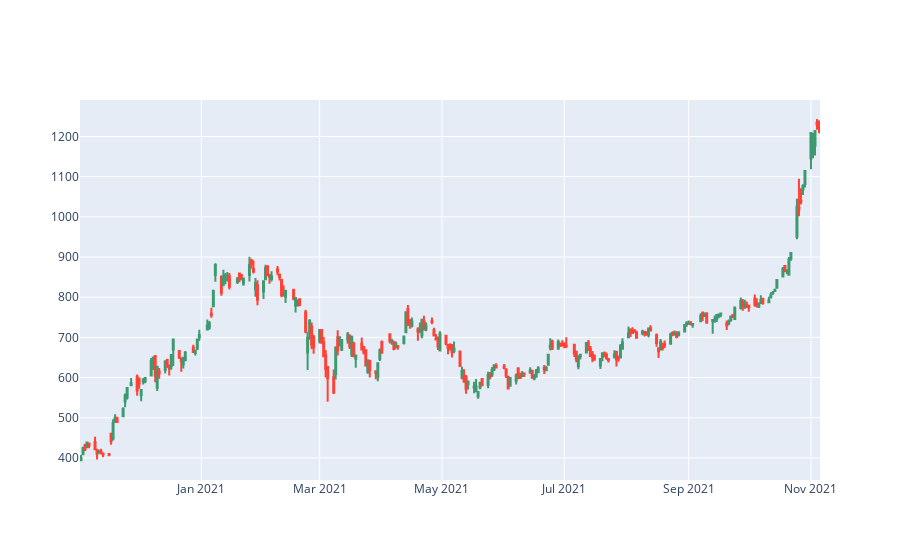

Write notebook code for a chart like this one.
### Code cell
import numpy as np
import pandas
import pprint
import yfinance as yf
from matplotlib import pyplot as plt
import plotly.graph_objects as go
import nest_asyncio
import twint

def ratioCalculator(dataframe):
    ratio = []
    # given a twint dataframe, calculate likes/() and append list to dataframe
    dataframe.join(ratio)

def dateList(start, end):
    #set the date for twint and yfinance
    date = [start, end]
    return date

def twitterStock(user, ticker, date):
    #given a user/date/ticker generate plot

    c = twint.Config()
    c.Username = user
    #c.Search = "tesla"
    #c.Filter_retweet = True
    #c.Min_likes = 100000
    c.Since = date[0]
    c.Until = date[1]
    c.Pandas = True

    # Run
    twint.run.Search(c)
    Tweets_df = twint.storage.panda.Tweets_df
    print(Tweets_df['date'])

    teslaData = yf.Ticker(ticker)
    old = teslaData.history(start=date[0], end=date[1])
    old.head()

    old = old.reset_index()

    for i in ['Open', 'High', 'Close', 'Low']:
        old[i] = old[i].astype('float64')

    fig = go.Figure(data=[go.Candlestick(x=old['Date'],
        open=old['Open'],
        high=old['High'],
        low=old['Low'],
        close=old['Close'],
        hovertext=Tweets_df['tweet'],
        hoverinfo=["text"])])
    fig.update_layout(xaxis_rangeslider_visible=False)
    fig.show()
    print("plot generated")

def main():
    # twint fix via "https://github.com/twintproject/twint/issues/1242"
    nest_asyncio.apply()

    #c = twint.Config()
    #c.Username = "elonmusk"
    ##c.Search = "tesla"
    ##c.Filter_retweet = True
    ##c.Min_likes = 100000
    #c.Since = "2020-4-1"
    #c.Until = "2020-5-31"
    #c.Pandas = True

    ## Run
    #twint.run.Search(c)
    #Tweets_df = twint.storage.panda.Tweets_df
    #print(Tweets_df['date'])

    #teslaData = yf.Ticker('TSLA')
    #old = teslaData.history(start="2020-4-1", end="2020-5-31")
    #old.head()

    #old = old.reset_index()

    #for i in ['Open', 'High', 'Close', 'Low']:
    #    old[i] = old[i].astype('float64')

    #fig = go.Figure(data=[go.Candlestick(x=old['Date'],
    #    open=old['Open'],
    #    high=old['High'],
    #    low=old['Low'],
    #    close=old['Close'],
    #    hovertext=Tweets_df['tweet'],
    #    hoverinfo=["text"])])
    #fig.update_layout(xaxis_rangeslider_visible=False)
    #fig.show()

    user = "elonmusk"
    ticker = 'TSLA'
    date = ["2020-11-1","2021-11-7"]
    twitterStock(user, ticker, date)

if __name__ == "__main__":
    main()

### Figure 1 — Plotly figure (JSON) as saved in the notebook; plotly's stock layout.template omitted (floating-point values rounded to 4 significant figures; data arrays with more than 128 entries replaced by an {"elided": "..."} marker saying what was removed)
{"data": [{"close": {"elided": "256 float values"}, "high": {"elided": "256 float values"}, "hoverinfo": ["text"], "hovertext": ["@TrungTPhan 🤣🤣", "@Rainmaker1973 Tesla Autopilot spends a lot of effort on minimizing jerk", "Roll them 🎲 🎲  https://t.co/F2rXGcz964", "* abide(n)", "Note, I do not take a cash salary or bonus from anywhere. I only have stock, thus the only way for me to pay taxes personally is to sell stock.", "I will abide by the results of this poll, whichever way it goes", "@lifeplusreward @BillyM2k Wrath of the Khans @HardcoreHistory", "Much is made lately of unrealized gains being a means of tax avoidance, so I propose selling 10% of my Tesla stock.  Do you support this?", "@BillyM2k I say this frequently", "@teslaownersSV Haha true! The top alternate name, if we couldn’t acquire the Tesla Motors trademark, was Faraday, which a competitor ended up using.", "@WholeMarsBlog Some late-breaking issues with 10.4. We’re deploying a patch to internal beta vehicles around 3am tomorrow.   If that goes well, we may be able to release 10.4 to external beta vehicles on Sunday. Many good improvements.", "@dogeofficialceo @BillyM2k 🤣", "@RealSkyWatcher @thesheetztweetz 🤣🤣", "@DrEliDavid Seems that way. Publishing their transaction ledger would clarify matters.", "@Jon4Lakers @Tesla We will post finer-grained details of software improvements going forward", "@koolio @Jon4Lakers @Tesla Exactly. Improved memory will cause predictions to converge &amp; reduce jitter.", "@BillyM2k Hype^Hype", "@Teslarati @Writer_01001101 In the future, any Tesla you use will automatically sync to your preferences", "@thesheetztweetz  https://t.co/deqktTvS3U", "@BLKMDL3 @Jon4Lakers @Tesla Probable", "@Jon4Lakers @Tesla Neural net upgrades coming that improve persistence across time &amp; space (better object permanence)", "@alp_cp @GerberKawasaki 🧐", "@teslaownersSV Cool :)", "@GerberKawasaki Not yet. They should just post their transaction ledger. Must be somewhere.", "And Mars  https://t.co/geLbxjAlsw", "@robxlynx Haha true", "@BillyM2k So are tunnels", "Yup, even the moon  https://t.co/o9GrgL4hpe", "@BillyM2k ☺️", "@BillyM2k 👏", "@teslaownersSV !", "@BillyM2k How about my lil doge Floki? He would make a great CEO! His judgment is 🤌.", "@Tesmanian_com What they are doing is just not right", "@Tesmanian_com sigh", "@BillyM2k Me!", "@arstechnica 💯", "@teslaownersSV You’re welcome!  If any of this is based on Hertz, I’d like to emphasize that no contract has been signed yet.  Tesla has far more demand than production, therefore we will only sell cars to Hertz for the same margin as to consumers.  Hertz deal has zero effect on our economics.", "Humankind 煮豆燃豆萁 豆在釜中泣 本是同根生 相煎何太急", "@HardcoreHistory Almost finished Jünger’s Storm of Steel. Intense. Great book.", "@shiraeis @BillyM2k It’s simulations all the way down, until eventually it’s just 1 bit", "@BillyM2k - Everything on the Internet is true! - Externalize responsibility! - If you are able to do this, buy crypto!", "@PPathole @SpaceX Absolutely", "@flcnhvy @adamhoov @Forbes He talks like an NPC with a limited dialogue tree", "@dogeofficialceo @Forbes 🤣", "@adamhoov @Forbes Srsly", "@Forbes He looks good even for a 200-year-old!", "@RenataKonkoly @Forbes Both of those factories failed &amp; shut down long ago. Strange thing to brag about.", "@Forbes Literally can’t tell if this is real or deep fake 🤣🤣🤣", "@MartinKulldorff @joerogan @DrJBhattacharya Should be a term limit for these appointees", "@silverph @ring @TOCNYS @Tesla @TeslaNY 🤣", "Trial program for opening Tesla Superchargers to other EVs has begun", "@SpacePadreIsle Thanks!", "@Tesmanian_com Sanjay deserves a lot of credit for making X/PayPal succeed. Now helping SpaceX serve rural communities in India. Much respect.", "@ashleevance 🤣", "@garycruz @truth_tesla @zshahan3 @garyblack00 @WholeMarsBlog @SawyerMerritt Yup, 2nd UAW president in a row. Unlikely to be the last.", "@WFPChief @DrEliDavid What happened here?  https://t.co/WWfbZURtdh", "@truth_tesla @zshahan3 @garyblack00 @WholeMarsBlog @SawyerMerritt  https://t.co/WAWkkEMvS5", "@truth_tesla @zshahan3 @garyblack00 @WholeMarsBlog @SawyerMerritt  https://t.co/DxY57KUcmf", "@truth_tesla @zshahan3 @garyblack00 @WholeMarsBlog @SawyerMerritt Biden is a UAW 🧦 puppet", "@WFPChief @DrEliDavid Please publish your current &amp; proposed spending in detail so people can see exactly where money goes.   Sunlight is a wonderful thing.", "@SawyerMerritt @Tesla By definition, since I own ~20% of Tesla, ~80% of stock gains necessarily went to investors &amp; employees!", "@ZaidJilani @joerogan @FoxNews Austin should be its city, not a San Francisco copycat", "@BillyM2k ♥️♥️♥️", "Tuition is in Dogecoin &amp; u get a discount if u have a dog", "@DrEliDavid But it must be open source accounting, so the public sees precisely how the money is spent.", "@DrEliDavid If WFP can describe on this Twitter thread exactly how $6B will solve world hunger, I will sell Tesla stock right now and do it.", "@ErcXspace @NASASpaceflight Pretty close", "@hsumacher @Tesla Indeed. The factory was empty at the time, stripped of all equipment that wasn’t worth even its scrap value. But we salvaged what was left &amp; fixed up the old machines so some could work again.", "@PPathole 🤣", "@nichegamer  https://t.co/OtHRWEbDeq", "@Helloimmorgan What gave it away!?", "@InsideEVs Thanks on behalf of Tesla", "@kimpaquette Unfortunately, yes", "@EvaFoxU “A culture of corruption” – his words", "@EvaFoxU  https://t.co/xtiaBEY9Rw", "@KingManninen Nope, T is def first", "@ray4tesla “Tesla Hertz Shorts”", "Universally admired", "@stevenmarkryan Obv", "@nichegamer That would rock"], "low": {"elided": "256 float values"}, "open": {"elided": "256 float values"}, "type": "candlestick", "x": {"elided": "256 str values"}}], "layout": {"xaxis": {"rangeslider": {"visible": false}}}}
